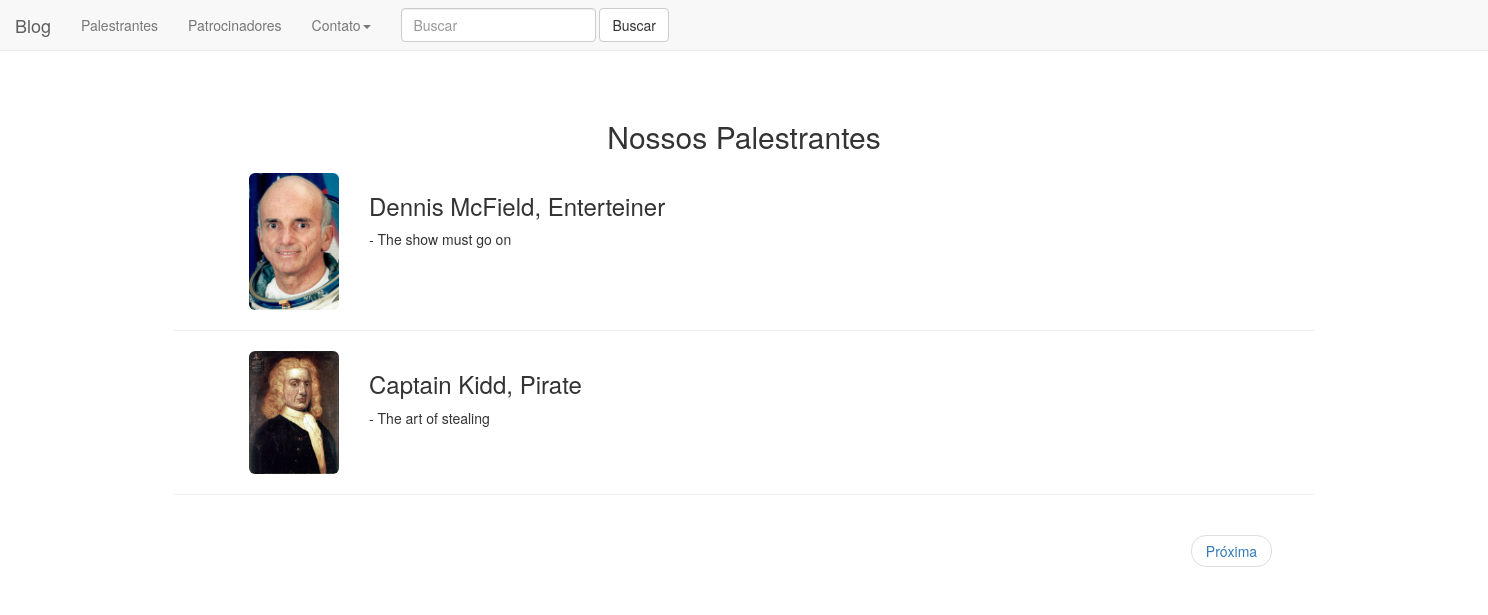
The app's page /speaker with its own data.
### blogapp/models.py (models this page shows, shortened)
class Speakers(models.Model):
    name = models.CharField(max_length=200)
    ocupation = models.CharField(max_length=200)
    subject = models.CharField(max_length=200)
    picture = models.ImageField(upload_to='speakers')
    objects = SpeakerManager()
    class Meta:
        verbose_name = "Speaker"
        verbose_name_plural = "Speakers"

### blogapp/views.py (the view)
class SpeakerIndex(ListView):
    queryset = Speakers.objects.all()
    template_name = "blogapp/speakerList.html"
    context_object_name = 'speakers'
    paginate_by = 2

### blogapp/templates/blogapp/SpeakerList.html (shortened to what this page needs)
{% extends "blogapp/base.html" %}
{% load django_markdown %}
{% block content %}
<p><center><h2>Nossos Palestrantes</h2></center></p>
<div class = "row"><p></p></div>
<div class="container">
    <div class="row">
        {% for speaker in speakers %}
            <div class="col-lg-12">
                <div class="row">
                    <div class="col-lg-2"><img src="{{ speaker.picture.url }}" width="90" heinght = "90" alt="{{ speaker.name }}" class="img-rounded pull-right"></div>
                    <div class="col-lg-10"><p><h3>{{ speaker.name }}, {{ speaker.ocupation }}</h3> - {{ speaker.subject }}</p></div>
                </div>
                <hr></hr>
            </div>
        {% endfor %}
        {% if is_paginated %}
            <span class="page-links">
                {% if page_obj.has_next %}
                    <div class="col-lg-8 col-lg-offset-7">
                        <nav><ul class="pager"><li><a href="/speaker?page={{ page_obj.next_page_number }}">Próxima</a></li></ul></nav>
                    </div>
                {% endif %}
            </span>
        {% endif %}
    </div>
</div>
{% endblock %}

### blogapp/templates/blogapp/SpeakerList.html (style rules this page uses)
body { padding-top: 100px; }

### records on screen
Speakers: picture (picture), name "Dennis McField", ocupation "Enterteiner", subject "The show must go on"
Speakers: picture (picture), name "Captain Kidd", ocupation "Pirate", subject "The art of stealing"
